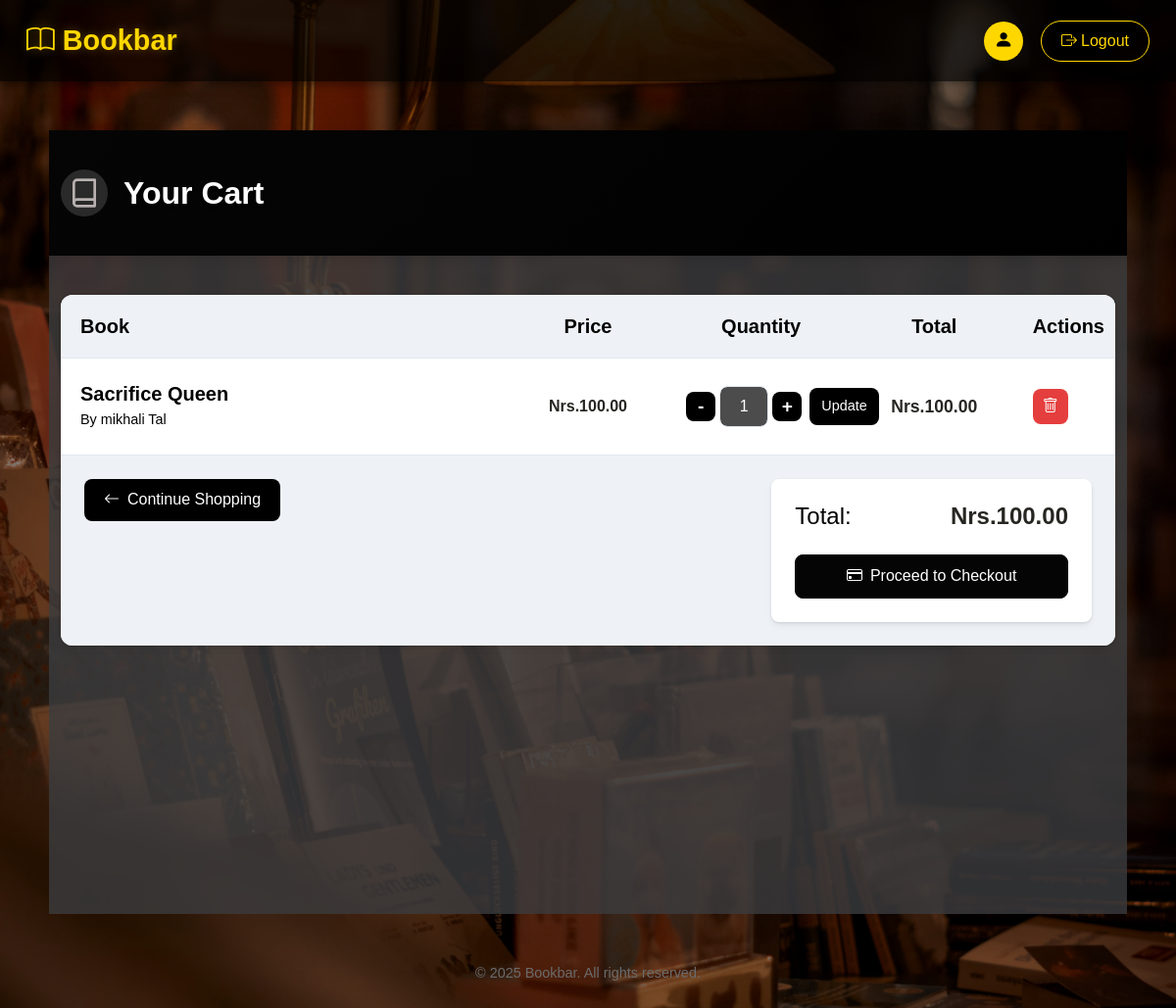
Page /product/view_cart/ (signed in) on the committed database.
### product/models.py (models this page shows, shortened)
class Book(models.Model):
    Title= models.CharField(max_length=25)
    Author= models.ForeignKey(Author, on_delete=models.CASCADE)
    Descriptions= models.TextField()
    Genere= models.CharField(max_length=15)
    Price =models.DecimalField(max_digits=6 , decimal_places=2)
    Cover_Page= models.ImageField(upload_to='image/')

class Author(models.Model):
    Name= models.CharField(max_length=100)
    DOB= models.DateField(blank=True, null=True)
    Education= models.CharField(max_length=250)

### product/views.py (the view)
# urls.py: path('view_cart/', views.view_cart, name='view_cart'),
@login_required
def view_cart(request):
    cart, created = Cart.objects.get_or_create(user=request.user)
    cart_items = cart.cart_items.all()
    items = []
    total = 0
    for item in cart_items:
        item_total = item.book.Price * item.quantity
        items.append({
            'id': item.id,
            'book': item.book,
            'quantity': item.quantity,
            'price': item.book.Price,
            'item_total': item_total
        })
        total += item_total
    return render(request, 'view_cart.html', {
        'cart_items': items,
        'total': total
    })

### product/templates/view_cart.html (shortened to what this page needs)
{% extends 'base.html' %}
{% block content %}
<div class="cart-container">
    <div class="header-section">
        <div class="container">
            <div class="d-flex justify-content-between align-items-center flex-wrap">
                <div class="header-title">
                    <div class="brand-logo">
                    </div>
                    <h1>Your Cart</h1>
                </div>
            </div>
        </div>
    </div>
    <div class="container main-content">
        {% if cart_items %}
            <div class="cart-items-container">
                <div class="cart-header">
                    <div class="row align-items-center">
                        <div class="col-md-5">
                            <h5 class="header-cell">Book</h5>
                        </div>
                        <div class="col-md-2 text-center">
                            <h5 class="header-cell">Price</h5>
                        </div>
                        <div class="col-md-2 text-center">
                            <h5 class="header-cell">Quantity</h5>
                        </div>
                        <div class="col-md-2 text-center">
                            <h5 class="header-cell">Total</h5>
                        </div>
                        <div class="col-md-1 text-center">
                            <h5 class="header-cell">Actions</h5>
                        </div>
                    </div>
                </div>
                {% for item in cart_items %}
                <div class="cart-item">
                    <div class="row align-items-center">
                        <div class="col-md-5">
                            <div class="book-info">
                                <h5 class="book-title">{{ item.book.Title }}</h5>
                                <p class="author-name">By {{ item.book.Author.Name }}</p>
                            </div>
                        </div>
                        <div class="col-md-2 text-center">
                            <div class="price">Nrs.{{ item.price }}</div>
                        </div>
                        <div class="col-md-2 text-center">
                            <form action="{% url 'update_cart_item' item.id %}" method="post" class="quantity-form">
                                <div class="quantity-control">
                                    <button type="button" class="btn quantity-btn decrease-btn">-</button>
                                    <input type="number" name="quantity" value="{{ item.quantity }}" min="1" class="form-control quantity-input" id="quantity-{{ item.id }}">
                                    <button type="button" class="btn quantity-btn increase-btn">+</button>
                                    <button type="submit" class="btn update-btn">Update</button>
                                </div>
                            </form>
                        </div>
                        <div class="col-md-2 text-center">
                            <div class="item-total">Nrs.{{ item.item_total }}</div>
                        </div>
                        <div class="col-md-1 text-center">
                            <form action="{% url 'remove_from_cart' item.id %}" method="post" onsubmit="return confirm('Are you sure you want to remove this item from your cart?');">
                                <button type="submit" class="btn remove-btn">
                                    <i class="bi bi-trash"></i>
                                </button>
                            </form>
                        </div>
                    </div>
                </div>
                {% endfor %}
                <div class="cart-footer">
                    <div class="row">
                        <div class="col-md-8">
                            <a href="{% url 'book_list' %}" class="btn continue-shopping">
                                <i class="bi bi-arrow-left me-2"></i>Continue Shopping
                            </a>
                        </div>
                        <div class="col-md-4">
                            <div class="cart-total">
                                <div class="d-flex justify-content-between align-items-center">
                                    <h4>Total:</h4>
                                    <h4 class="total-amount">Nrs.{{ total }}</h4>
                                </div>
                                <a href="{%url 'checkout' %}" class="btn custom-btn-dark w-100 mt-3">
                                    <i class="bi bi-credit-card me-2"></i>Proceed to Checkout
                                </a>
                            </div>
                        </div>
                    </div>
                </div>
            </div>
        {% endif %}
    </div>
</div>
<div class="footer-section">
    <p>© 2025 Bookbar. All rights reserved.</p>
</div>
{% endblock %}

### product/templates/view_cart.html (style rules this page uses)
:root { --primary-color: #050505; --primary-dark: #000000; --primary-light: #eef2f7; --accent-color: #272622; --text-dark: #030303; --text-light: #0b0b0b; --bg-light: #3b3d3fcb; --card-bg: #ffffff; --border-color: #e2e8f0; --danger: #e53e3e; --success: #38a169; --card-shadow: 0 4px 6px rgba(0, 0, 0, 0.05), 0 1px 3px rgba(0, 0, 0, 0.1); --hover-shadow: 0 10px 15px rgba(0, 0, 0, 0.1); }
.cart-container { min-height: 100vh; background-color: var(--bg-light); color: var(--text-dark); }
.header-section { background: linear-gradient(135deg, var(--primary-color) 0%, var(--primary-dark) 100%); color: white; padding: 2.5rem 0; margin-bottom: 2.5rem; box-shadow: 0 4px 12px rgba(0, 0, 0, 0.1); }
.header-title { display: flex; align-items: center; }
.brand-logo { margin-right: 1rem; color: rgb(184, 176, 176); background: rgba(255, 255, 255, 0.15); border-radius: 50%; width: 48px; height: 48px; display: flex; align-items: center; justify-content: center; }
.header-title h1 { margin: 0; font-weight: 700; font-size: 2rem; text-shadow: 0 2px 4px rgba(0, 0, 0, 0.1); }
.main-content { padding-bottom: 3rem; }
.cart-items-container { background-color: var(--card-bg); border-radius: 12px; box-shadow: var(--card-shadow); overflow: hidden; margin-bottom: 2rem; }
.cart-header { background-color: var(--primary-light); padding: 1.25rem; border-bottom: 1px solid var(--border-color); }
.header-cell { font-weight: 600; color: var(--text-dark); margin: 0; }
.cart-item { padding: 1.5rem 1.25rem; border-bottom: 1px solid var(--border-color); transition: background-color 0.2s ease; }
.book-info { display: flex; flex-direction: column; }
.book-title { font-weight: 600; margin-bottom: 0.25rem; color: var(--text-dark); }
.author-name { color: var(--text-dark); margin-bottom: 0; font-size: 0.9rem; }
.price, .item-total { font-weight: 600; color: var(--accent-color); }
.item-total { font-size: 1.1rem; }
.quantity-form { display: inline-block; }
.quantity-control { display: flex; align-items: center; justify-content: center; }
.quantity-input { width: 50px; text-align: center; border-radius: 8px; border: 1px solid var(--border-color); padding: 0.5rem; margin: 0 0.25rem; }
.quantity-input { -moz-appearance: textfield; }
.quantity-btn { background-color: black; color: white; border: none; border-radius: 8px; width: 30px; height: 30px; display: flex; align-items: center; justify-content: center; font-size: 1.2rem; font-weight: bold; padding: 0; }
.update-btn { background-color: black; color: white; border: none; border-radius: 8px; padding: 0.5rem 0.75rem; font-size: 0.9rem; margin-left: 0.5rem; }
.remove-btn { background-color: var(--danger); color: white; border: none; border-radius: 8px; width: 36px; height: 36px; display: flex; align-items: center; justify-content: center; transition: all 0.3s ease; }
.cart-footer { padding: 1.5rem; background-color: var(--primary-light); }
.continue-shopping { display: inline-flex; align-items: center; background-color: black; color: white; border-radius: 8px; padding: 0.6rem 1.25rem; font-weight: 500; border: none; }
.cart-total { background-color: white; padding: 1.5rem; border-radius: 8px; box-shadow: var(--card-shadow); }
.total-amount { font-weight: 700; color: var(--accent-color); }
.custom-btn-dark { background-color: var(--primary-color); border-color: var(--primary-color); color: white; transition: all 0.3s ease; border-radius: 8px; padding: 0.6rem 1.25rem; font-weight: 500; }
.footer-section { text-align: center; margin-top: 30px; padding: 20px 0; color: #6b6b6b; font-size: 0.9rem; }

### rows in the picture
Book: book.Title "Sacrifice Queen", book.Author.Name "mikhali Tal", price "100.00", quantity "1", item_total "100.00"

### other values in the picture
{{ total }} "100.00"
